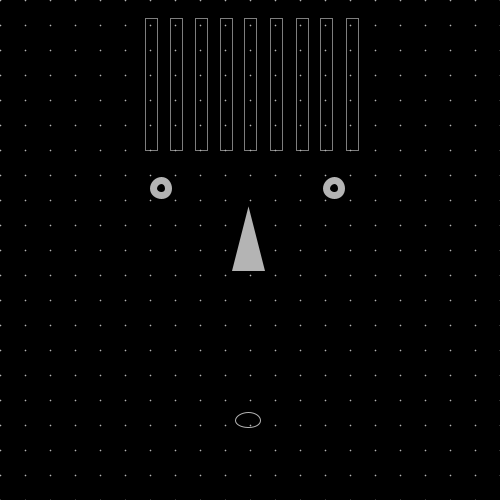
Frame 1 (no input)
Frame 60 (the mouse pressed at the canvas centre just before this capture): identical to frame 1, image omitted
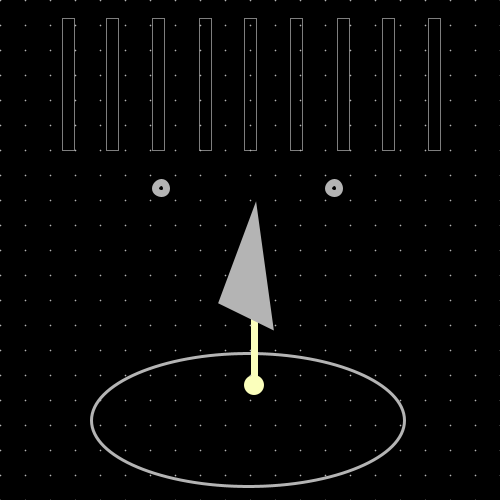
Frame 120 (the mouse held since frame 60 and released just before this capture)

The Processing sketch that drew these frames (run headless with seeded random() and noise(); from frame 60 on, the mouse is pressed at the canvas centre):

// Processing sketch: processing_87830
// ── processing_87830.pde

/*
Pearlyn Lii
 ID 3 - Spring 2013
 1/31/13
 */
 
//setup -----

void setup() {
  size(500, 500);
  colorMode(HSB, 360, 100, 100);
  smooth();
}

//draw -----

void draw() {
  background(0);

  //MIDDLE HAIR PIECE - does not move
  noFill();
  stroke(255);
  strokeWeight(.7);
  rect(244, 18, 12, 132);

  //RIGHT HAIR PIECE 1 
  float rx1=map(mouseX, 0, width, width/2+20, width/2+60);
  noFill();
  stroke(255);
  strokeWeight(.7);
  rect(rx1, 18, 12, 132); 

  //RIGHT HAIR PIECE 2
  float rx2=map(mouseX, 0, width, width/2+46, width/2+128);
  rect(rx2, 18, 12, 132); 

  //RIGHT HAIR PIECE 3
  float rx3=map(mouseX, 0, width, width/2+70, width/2+194);
  rect(rx3, 18, 12, 132); 

  //RIGHT HAIR PIECE 4
  float rx4=map(mouseX, 0, width, width/2+96, width/2+260);
  rect(rx4, 18, 12, 132);

  //_____________________

  //LEFT HAIR PIECE 1
  float lx1=map(mouseX, 0, width, width/2-30, width/2-72);
  rect(lx1, 18, 12, 132);

  //LEFT HAIR PIECE 2
  float lx2=map(mouseX, 0, width, width/2-55, width/2-140);
  rect(lx2, 18, 12, 132);

  //LEFT HAIR PIECE 3
  float lx3=map(mouseX, 0, width, width/2-80, width/2-207);
  rect(lx3, 18, 12, 132);

  //LEFT HAIR PIECE 4
  float lx4=map(mouseX, 0, width, width/2-105, width/2-270);
  rect(lx4, 18, 12, 132);

  //____________________

  //MOUTH
  float m1=map(mouseX, 0, width, 25, 600);
  float m2=map(mouseX, 0, width, 15, 250);
  float thickness=map(mouseX, 0, width, 1, 5);
  strokeWeight(thickness);
  ellipse(248, 420, m1, m2);

  //____________________

  //LINE OF SNOT
  float s1=map(mouseX, 0, width, 270, 500);
  float s2=map(mouseX, 0, width, 0, 360);
  float s3=map(mouseX, 0, width, 55, 71);
  float s4=map(mouseX, 0, width, 0, 52);
  stroke(s3, s4, s2);
  strokeWeight(7);
  line(254, 267, 254, s1); 

  //BALL OF SNOT

  float d=map(mouseX, 0, width, 10, 30);
  noStroke();
  fill(s3, s4, s2);
  ellipseMode(CENTER);
  ellipse(254, s1, d, d);

  //____________________

  //NOSE IS GOING TO TWIRLLLL
  float b = map(mouseX, 0, width, 260, 249);
  float c = map(mouseX, 0, width, 267, 164);
  float dx = map(mouseX, 0, width, 236, 302);
  float e = map(mouseX, 0, width, 267, 382);
  float f = map(mouseX, 0, width, 248, 196);
  float g = map(mouseX, 0, width, 220, 382);

  fill(255);
  strokeWeight(7);
  stroke(255);
  triangle(b, c, dx, e, f, g);


  //EYES
  noFill();
  float d2=map(mouseX, 0, width, 15, 6);
  ellipse(161, 188, d2, d2); //left eye
  ellipse(334, 188, d2, d2); //right eye


  for (float i = 0; i<=height; i+=25) {
    for ( int j = 0; j <=width; j += 25) {
      noFill();
      stroke(255);
      strokeWeight(1.5);
      point(i, j);
      point(j, i);
    }
  }
}
